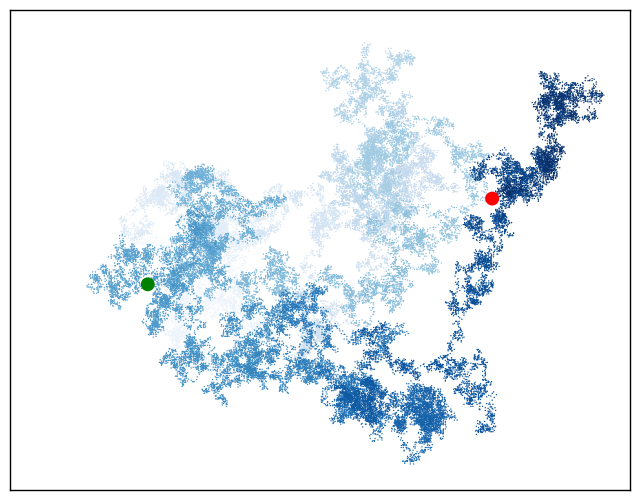

Write the Python code that produced this figure.
from random import choice
import matplotlib.pyplot as plt

class RandomWalk:
    """一个生成随机漫步数据的类。"""
    def __init__(self, num_points=50000):
        """初始化随机漫步的属性。"""
        self.num_points = num_points
        #所有随机漫步都始于(0, 0)。
        self.x_values = [0]
        self.y_values = [0]
    def get_step(self):
        # 决定前进方向以及沿这个方向前进的距离。
        direction = choice([1, -1])
        distance = choice([0, 1, 2, 3, 4])
        step = direction * distance
        if step == 0:
            self.get_step()
        return step
    def fill_walk(self):
        while len(self.x_values) < self.num_points:
            x = self.x_values[-1] + self.get_step()
            y = self.y_values[-1] + self.get_step()
            self.x_values.append(x)
            self.y_values.append(y)
    
rw = RandomWalk()
rw.fill_walk()
plt.style.use('classic')
fig, ax = plt.subplots()
point_numbers = range(rw.num_points)
ax.scatter(rw.x_values, rw.y_values, c=point_numbers, cmap=plt.cm.Blues, edgecolors='none', s=1)
ax.scatter(0,0, c='green', edgecolors='none', s=100)
ax.scatter(rw.x_values[-1], rw.y_values[-1], c='red', edgecolors='none', s=100)
ax.get_xaxis().set_visible(False)
ax.get_yaxis().set_visible(False)
plt.savefig('15-5.png',bbox_inches='tight')
